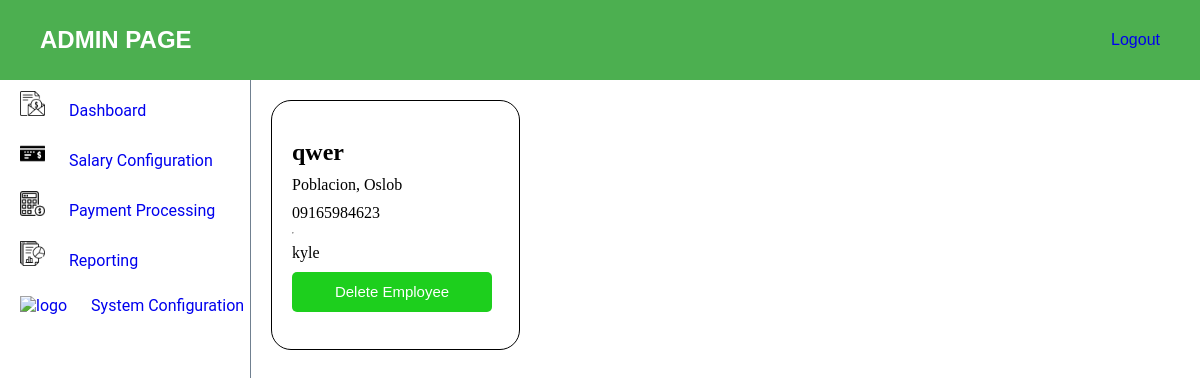
The app's page /admin-dashboard, older data.
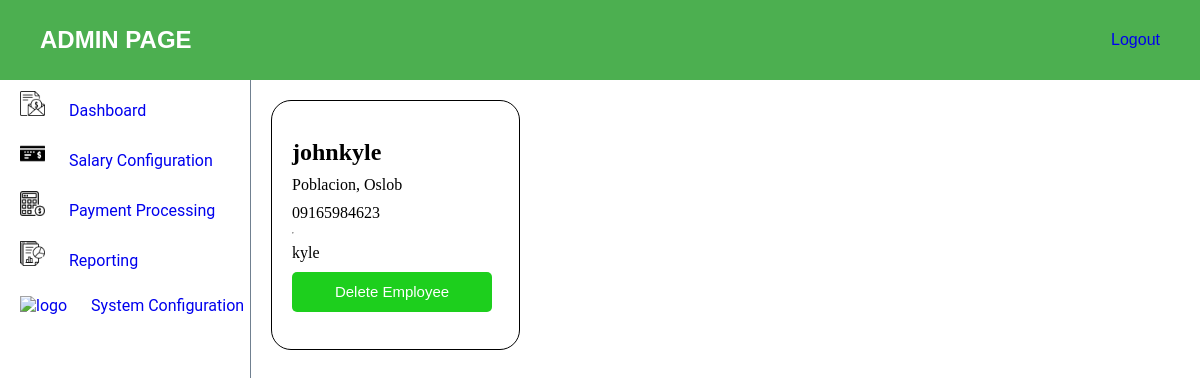
The same page, newer data.
### myapp/models.py (models this page shows, shortened)
class Employee(AbstractUser):
    name = models.CharField(max_length=255)
    email = models.EmailField()
    contact = models.CharField(max_length=15)
    address = models.TextField()
    username = models.CharField(max_length=255, unique=True)
    password = models.CharField(max_length=128)
    groups = models.ManyToManyField('auth.Group', related_name='employee_groups', blank=True)
    user_permissions = models.ManyToManyField('auth.Permission', related_name='employee_permissions', blank=True)

### myapp/views.py (the view)
# urls.py: path("admin-dashboard", views.admin_view, name="admin_view"),
def admin_view(request):
    employees = Employee.objects.all()
    return render(request, 'admin-view/admin.html', {
        'employees' : employees
    })

### myapp/templates/admin-view/admin.html (shortened to what this page needs)
{% load static %}
<!DOCTYPE html>
<html lang="en">
<head>
    <link rel="stylesheet" href="{% static 'css/navbar.css' %}">
    <link rel="stylesheet" href="{% static 'css/dashboard.css' %}">
    <link rel="stylesheet" href="{% static 'css/admin.css' %}">
    <link rel="stylesheet" href="{% static 'css/admin-dashboard.css' %}">
</head>
<body>
    <div class="admin-header">
        <h2>ADMIN PAGE</h2>
        <a href="{% url 'user_login' %}">Logout</a>
    </div>
    <div class="page-content">
        <aside class="aside-content">
            <ul class="aside-nav">
                <li class="aside-nav-items"><a href="{% url 'admin_view' %}">
                    <img class="sidenav-logo" src="{% static 'images/salary.png' %}" alt="logo">
                    Dashboard
                </a></li>
                <li class="aside-nav-items"><a href="{% url 'salary_config' %}">
                    <img class="sidenav-logo" src="{% static 'images/bank-check.png' %}" alt="logo">
                    Salary Configuration
                </a></li>
                <li class="aside-nav-items"><a href="{% url 'payment_proc' %}">
                    <img class="sidenav-logo" src="{% static 'images/calculator.png' %}" alt="logo">
                    Payment Processing
                </a></li>
                <li class="aside-nav-items"><a href="{% url 'reporting' %}">
                    <img class="sidenav-logo" src="{% static 'images/report.png' %}" alt="logo">
                    Reporting
                </a></li>
                <li class="aside-nav-items"><a href="{% url 'system_config' %}">
                    <img class="sidenav-logo" src="{% static 'images/system.png' %}" alt="logo">
                    System Configuration
                </a></li>
            </ul>
        </aside>
        <section class="admin-content">
            <div class="card-container">
                {% for employee in employees %}
                    <div class="card-content">
                        <h1>{{ employee.name }}</h1>
                        <p>{{ employee.address }}</p>
                        <p>{{ employee.contact }}</p>
                        <hr>
                        <p>{{ employee.username }}</p>
                        <a href="{% url 'delete_employee' username=employee.username %}"><button>Delete Employee</button></a>
                    </div>
                {% endfor %}
            </div>
        </section>
    </div>
</body>
</html>

### myapp/static/css/navbar.css (style rules this page uses)
* { box-sizing: border-box; padding: 0; margin: 0; }
.page-content { height: calc(100vh - 160px); width: 100vw; display: flex; flex-direction: row; }
.aside-content { height: calc(100vh - 80px); width: 250px; }
.aside-nav { display: flex; flex-direction: column; }
.aside-nav-items { list-style-type: none; width: 250px; height: 50px; display: flex; justify-content: flex-start; align-items: center; font-family: 'Roboto', sans-serif; color: black; align-self: flex-start; margin-left: 20px; }
.sidenav-logo { height: 25px; width: 25px; margin-right: 20px; }
a { text-decoration: none; }

### myapp/static/css/admin.css (style rules this page uses)
* { box-sizing: border-box; padding: 0; margin: 0; }
.admin-header { height: 80px; width: 100vw; background-color: #4CAF50; display: flex; justify-content: space-between; align-items: center; padding: 0 40px 0 40px; font-family: 'Popppins', sans-serif; color: white; }
.admin-content { height: calc(100vh - 80px); width: calc(100vw - 250px); border-left: solid 1px; border-color: slategray; overflow-y: auto; scrollbar-width: thin; scrollbar-color: #ccc #f0f0f0; }

### myapp/static/css/admin-dashboard.css (style rules this page uses)
* { box-sizing: border-box; margin: 0; padding: 0; }
.card-container { display: flex; flex-wrap: wrap; padding: 20px; gap: 20px; }
.card-content { height: 250px; width: 249px; border: solid black 1px; border-radius: 20px; display: flex; flex-direction: column; justify-content: center; align-items: flex-start; padding: 20px; gap: 10px; }
.card-content button { height: 40px; width: 200px; background-color: rgb(29, 207, 29); border-radius: 5px; color: white; border: none; cursor: pointer; font-size: 15px; }

Row changes from the older to the newer data that the page shows:
removed Employee: name "qwer", address "Poblacion, Oslob", contact "09165984623", username "kyle"
added Employee: name "johnkyle", address "Poblacion, Oslob", contact "09165984623", username "kyle"
